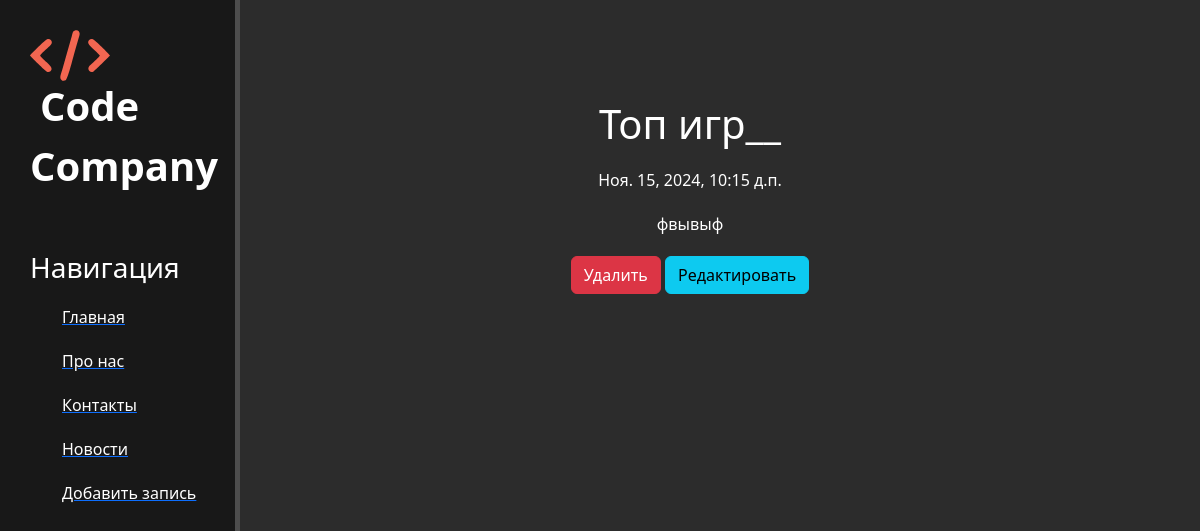
Screenshot of /news/3 with the database file from the repository.
### news/models.py (models this page shows, shortened)
class Articles(models.Model):
    title = models.CharField('Название', max_length=50, default="")
    anons = models.CharField('Анонс', max_length=250, default="")
    full_text = models.TextField('Статья')
    date = models.DateTimeField('Дата публикации')
    class Meta:
        verbose_name = 'Новость'
        verbose_name_plural = 'Новости'

### news/views.py (the view)
# urls.py: path('<int:pk>', views.NewsDetailView.as_view(), name="news-detail"),
class NewsDetailView(DetailView):
    model = Articles
    template_name = 'news/details_view.html'
    context_object_name = 'article'

### news/templates/news/details_view.html (shortened to what this page needs)
{%extends 'main/layout.html'%}
{% block content%}
    <div class="features">
        <h1>{{article.title}}</h1>
        <p>{{article.date}}</p>
        <p>{{article.full_text}}</p>
        <a href="{% url 'news-delete' article.id%}" class="btn btn-danger">Удалить</a>
        <a href="{% url 'news-update' article.id%}" class="btn btn-info">Редактировать</a>
    </div>
{% endblock %}

### main/static/main/css/main.css (style rules this page uses)
body { background: #2c2c2c; }
main .features { float: left; color: #fff; margin-top: 100px; text-align: center; width: 75%; }
main .features p { max-width: 400px; margin: 20px auto }

### rows the page displays
Articles: title "Топ игр__", date "Ноя. 15, 2024, 10:15 д.п.", full_text "фвывыф"
